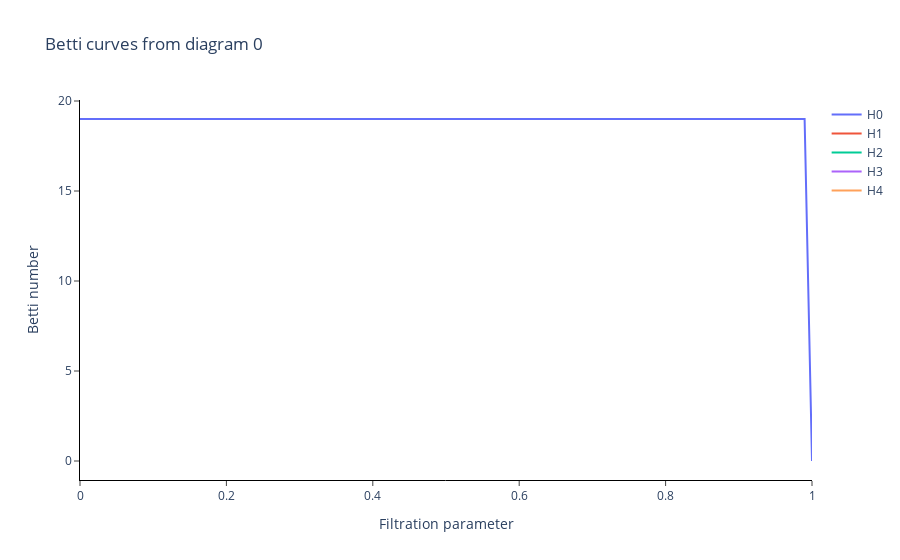

Notebook code for this chart:
### Code cell
#Betti curve
BettiCurve().fit_transform_plot(diagram_Flagser);

### Figure 1 — Plotly figure (JSON) as saved in the notebook; plotly's stock layout.template omitted (floating-point values rounded to 4 significant figures)
{"data": [{"mode": "lines", "name": "H0", "showlegend": true, "type": "scatter", "x": [0, 0.0101, 0.0202, 0.0303, 0.0404, 0.05051, 0.06061, 0.07071, 0.08081, 0.09091, 0.101, 0.1111, 0.1212, 0.1313, 0.1414, 0.1515, 0.1616, 0.1717, 0.1818, 0.1919, 0.202, 0.2121, 0.2222, 0.2323, 0.2424, 0.2525, 0.2626, 0.2727, 0.2828, 0.2929, 0.303, 0.3131, 0.3232, 0.3333, 0.3434, 0.3535, 0.3636, 0.3737, 0.3838, 0.3939, 0.404, 0.4141, 0.4242, 0.4343, 0.4444, 0.4545, 0.4646, 0.4747, 0.4848, 0.4949, 0.5051, 0.5152, 0.5253, 0.5354, 0.5455, 0.5556, 0.5657, 0.5758, 0.5859, 0.596, 0.6061, 0.6162, 0.6263, 0.6364, 0.6465, 0.6566, 0.6667, 0.6768, 0.6869, 0.697, 0.7071, 0.7172, 0.7273, 0.7374, 0.7475, 0.7576, 0.7677, 0.7778, 0.7879, 0.798, 0.8081, 0.8182, 0.8283, 0.8384, 0.8485, 0.8586, 0.8687, 0.8788, 0.8889, 0.899, 0.9091, 0.9192, 0.9293, 0.9394, 0.9495, 0.9596, 0.9697, 0.9798, 0.9899, 1], "y": [19, 19, 19, 19, 19, 19, 19, 19, 19, 19, 19, 19, 19, 19, 19, 19, 19, 19, 19, 19, 19, 19, 19, 19, 19, 19, 19, 19, 19, 19, 19, 19, 19, 19, 19, 19, 19, 19, 19, 19, 19, 19, 19, 19, 19, 19, 19, 19, 19, 19, 19, 19, 19, 19, 19, 19, 19, 19, 19, 19, 19, 19, 19, 19, 19, 19, 19, 19, 19, 19, 19, 19, 19, 19, 19, 19, 19, 19, 19, 19, 19, 19, 19, 19, 19, 19, 19, 19, 19, 19, 19, 19, 19, 19, 19, 19, 19, 19, 19, 0]}, {"mode": "lines", "name": "H1", "showlegend": true, "type": "scatter", "x": [null, null, null, null, null, null, null, null, null, null, null, null, null, null, null, null, null, null, null, null, null, null, null, null, null, null, null, null, null, null, null, null, null, null, null, null, null, null, null, null, null, null, null, null, null, null, null, null, null, null, null, null, null, null, null, null, null, null, null, null, null, null, null, null, null, null, null, null, null, null, null, null, null, null, null, null, null, null, null, null, null, null, null, null, null, null, null, null, null, null, null, null, null, null, null, null, null, null, null, null], "y": [0, 0, 0, 0, 0, 0, 0, 0, 0, 0, 0, 0, 0, 0, 0, 0, 0, 0, 0, 0, 0, 0, 0, 0, 0, 0, 0, 0, 0, 0, 0, 0, 0, 0, 0, 0, 0, 0, 0, 0, 0, 0, 0, 0, 0, 0, 0, 0, 0, 0, 0, 0, 0, 0, 0, 0, 0, 0, 0, 0, 0, 0, 0, 0, 0, 0, 0, 0, 0, 0, 0, 0, 0, 0, 0, 0, 0, 0, 0, 0, 0, 0, 0, 0, 0, 0, 0, 0, 0, 0, 0, 0, 0, 0, 0, 0, 0, 0, 0, 0]}, {"mode": "lines", "name": "H2", "showlegend": true, "type": "scatter", "x": [null, null, null, null, null, null, null, null, null, null, null, null, null, null, null, null, null, null, null, null, null, null, null, null, null, null, null, null, null, null, null, null, null, null, null, null, null, null, null, null, null, null, null, null, null, null, null, null, null, null, null, null, null, null, null, null, null, null, null, null, null, null, null, null, null, null, null, null, null, null, null, null, null, null, null, null, null, null, null, null, null, null, null, null, null, null, null, null, null, null, null, null, null, null, null, null, null, null, null, null], "y": [0, 0, 0, 0, 0, 0, 0, 0, 0, 0, 0, 0, 0, 0, 0, 0, 0, 0, 0, 0, 0, 0, 0, 0, 0, 0, 0, 0, 0, 0, 0, 0, 0, 0, 0, 0, 0, 0, 0, 0, 0, 0, 0, 0, 0, 0, 0, 0, 0, 0, 0, 0, 0, 0, 0, 0, 0, 0, 0, 0, 0, 0, 0, 0, 0, 0, 0, 0, 0, 0, 0, 0, 0, 0, 0, 0, 0, 0, 0, 0, 0, 0, 0, 0, 0, 0, 0, 0, 0, 0, 0, 0, 0, 0, 0, 0, 0, 0, 0, 0]}, {"mode": "lines", "name": "H3", "showlegend": true, "type": "scatter", "x": [null, null, null, null, null, null, null, null, null, null, null, null, null, null, null, null, null, null, null, null, null, null, null, null, null, null, null, null, null, null, null, null, null, null, null, null, null, null, null, null, null, null, null, null, null, null, null, null, null, null, null, null, null, null, null, null, null, null, null, null, null, null, null, null, null, null, null, null, null, null, null, null, null, null, null, null, null, null, null, null, null, null, null, null, null, null, null, null, null, null, null, null, null, null, null, null, null, null, null, null], "y": [0, 0, 0, 0, 0, 0, 0, 0, 0, 0, 0, 0, 0, 0, 0, 0, 0, 0, 0, 0, 0, 0, 0, 0, 0, 0, 0, 0, 0, 0, 0, 0, 0, 0, 0, 0, 0, 0, 0, 0, 0, 0, 0, 0, 0, 0, 0, 0, 0, 0, 0, 0, 0, 0, 0, 0, 0, 0, 0, 0, 0, 0, 0, 0, 0, 0, 0, 0, 0, 0, 0, 0, 0, 0, 0, 0, 0, 0, 0, 0, 0, 0, 0, 0, 0, 0, 0, 0, 0, 0, 0, 0, 0, 0, 0, 0, 0, 0, 0, 0]}, {"mode": "lines", "name": "H4", "showlegend": true, "type": "scatter", "x": [null, null, null, null, null, null, null, null, null, null, null, null, null, null, null, null, null, null, null, null, null, null, null, null, null, null, null, null, null, null, null, null, null, null, null, null, null, null, null, null, null, null, null, null, null, null, null, null, null, null, null, null, null, null, null, null, null, null, null, null, null, null, null, null, null, null, null, null, null, null, null, null, null, null, null, null, null, null, null, null, null, null, null, null, null, null, null, null, null, null, null, null, null, null, null, null, null, null, null, null], "y": [0, 0, 0, 0, 0, 0, 0, 0, 0, 0, 0, 0, 0, 0, 0, 0, 0, 0, 0, 0, 0, 0, 0, 0, 0, 0, 0, 0, 0, 0, 0, 0, 0, 0, 0, 0, 0, 0, 0, 0, 0, 0, 0, 0, 0, 0, 0, 0, 0, 0, 0, 0, 0, 0, 0, 0, 0, 0, 0, 0, 0, 0, 0, 0, 0, 0, 0, 0, 0, 0, 0, 0, 0, 0, 0, 0, 0, 0, 0, 0, 0, 0, 0, 0, 0, 0, 0, 0, 0, 0, 0, 0, 0, 0, 0, 0, 0, 0, 0, 0]}], "layout": {"plot_bgcolor": "white", "title": {"text": "Betti curves from diagram 0"}, "xaxis": {"anchor": "y", "exponentformat": "e", "linecolor": "black", "linewidth": 1, "mirror": false, "showexponent": "all", "showline": true, "side": "bottom", "ticks": "outside", "title": {"text": "Filtration parameter"}, "type": "linear", "zeroline": true}, "yaxis": {"anchor": "x", "exponentformat": "e", "linecolor": "black", "linewidth": 1, "mirror": false, "showexponent": "all", "showline": true, "side": "left", "ticks": "outside", "title": {"text": "Betti number"}, "type": "linear", "zeroline": true}}}
